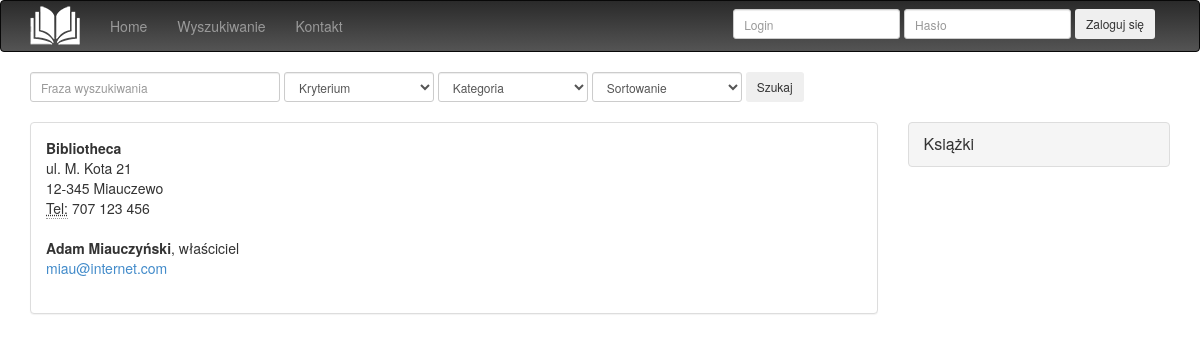
/contact, run on an earlier commit of the app's database.
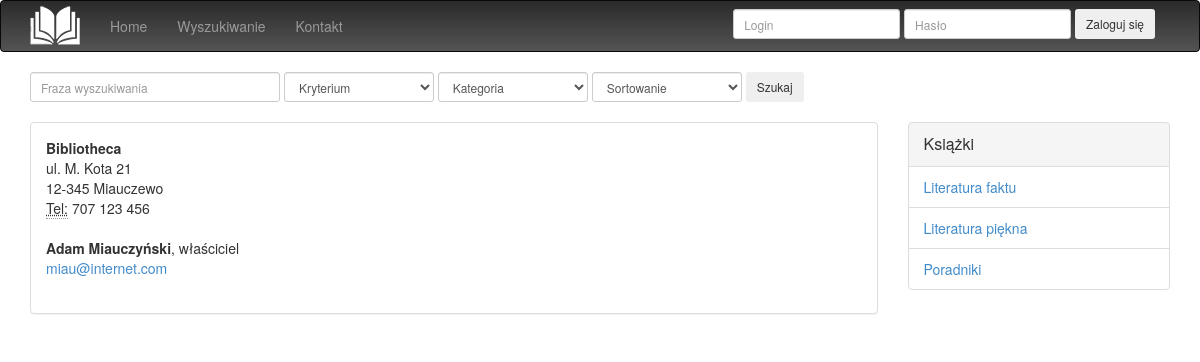
And on a later commit of the database.
### bibliotheca/models.py (models this page shows)
class Categories(models.Model):
    name = models.CharField(max_length=255)
    top_category_id = models.IntegerField(null=True, blank=True)
    is_main_category = models.BooleanField(default=True)

### bibliotheca/views.py (the view)
# urls.py: url(r'^contact$', views.ContactView.as_view(), name='contact'),
class ContactView(View):
    template = 'contact.html'
    def get(self, request, *args, **kwargs):
        return render(request,self.template)

### bibliotheca/templatetags/categories.py (called while the page is built)
@register.inclusion_tag('categories.html')
def get_main_categories():
    cats = Categories.objects.filter(is_main_category = True)
    return {'cats' : cats}

### templates/contact.html
{% extends "base.html" %}
{% block content %}
    <div class="panel panel-default">
		<div class="panel-body">
			<address>
  <strong>Bibliotheca</strong><br>
  ul. M. Kota 21<br>
  12-345 Miauczewo<br>
  <abbr title="Telefon">Tel:</abbr> 707 123 456
</address>
<address>
  <strong>Adam Miauczyński</strong>, właściciel<br>
  <a href="mailto:#">miau@internet.com</a>
</address>
		</div>
	</div>
{% endblock %}

### templates/categories.html (shortened to what this page needs)
<ul class="list-group panel-default">
						<li class="panel-heading list-group-item"><p class="panel-title">Książki</p></li>
                 {% for cat in cats %}
						<li class="list-group-item"><a href="#"> {{ cat.name }}</a></li>
                 {% endfor %}
					</ul>

What changed in the data, as far as the page shows it:
added Categories: name "Literatura faktu"
added Categories: name "Literatura piękna"
added Categories: name "Poradniki"
